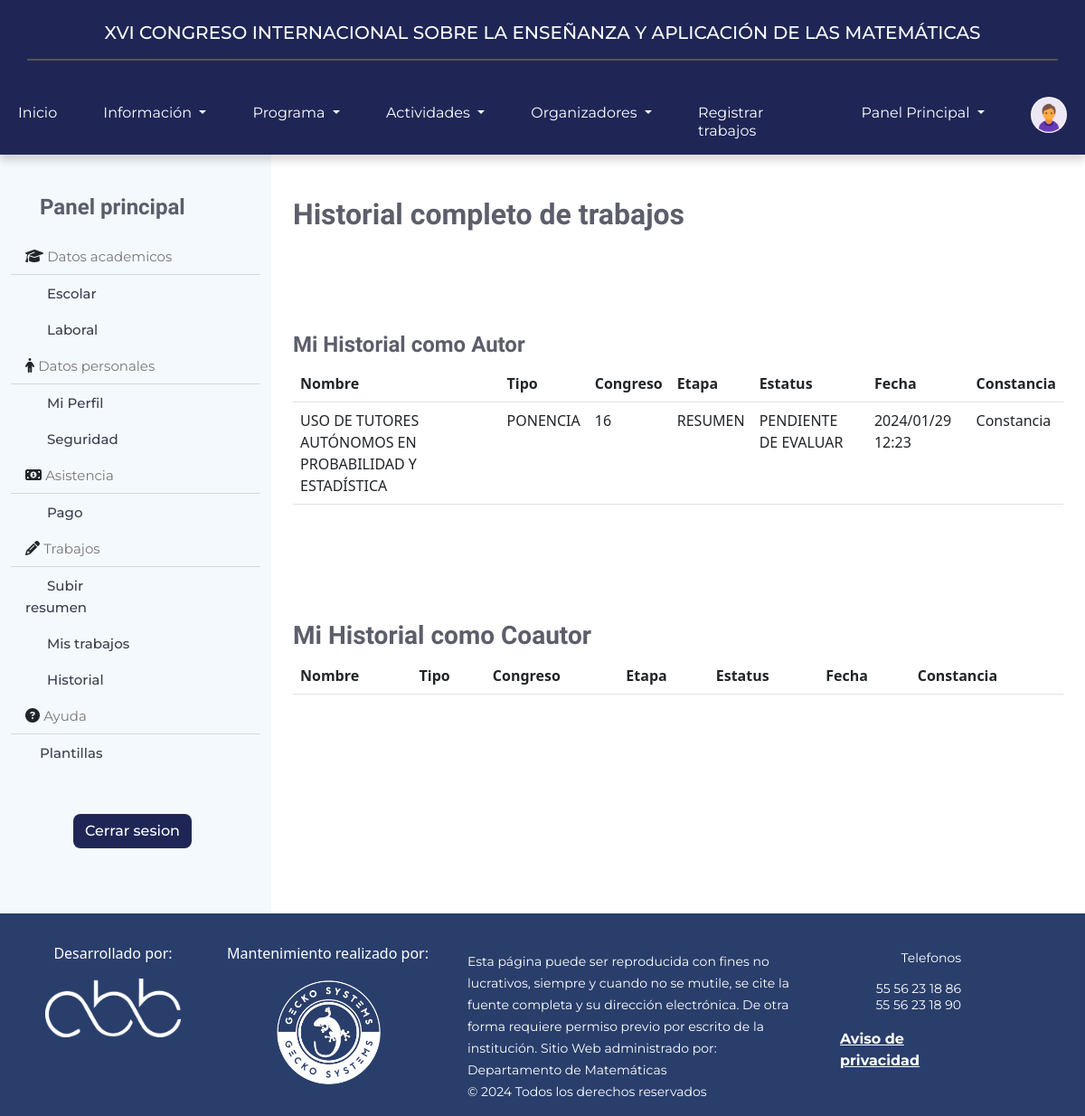
The page /components/historial/historial.php (signed in) on the database its author committed.
### tables this page shows
CREATE TABLE `recursos_pagprin` (
  `idRecurso` int(11) NOT NULL AUTO_INCREMENT,
  `color_congreso` varchar(10) NOT NULL,
  `nombre_congreso` varchar(100) NOT NULL,
  `logo2_congreso` varchar(100) NOT NULL,
  `cartel_congreso` varchar(100) NOT NULL,
  `banner_congreso` varchar(100) NOT NULL,
  `pat1` varchar(100) NOT NULL,
  `pat2` varchar(100) NOT NULL,
  `pat3` varchar(100) NOT NULL,
  `pat4` varchar(100) NOT NULL,
  `pat5` varchar(100) NOT NULL,
  PRIMARY KEY (`idRecurso`)
);

CREATE TABLE `ponencia` (
  `id_ponencia` varchar(20) NOT NULL,
  `titulo_ponencia` varchar(200) DEFAULT NULL,
  `resumen_ponencia` text DEFAULT NULL,
  `referencia_ponencia` text DEFAULT NULL,
  `video_ponencia` text DEFAULT NULL,
  `fecha_ponencia` date DEFAULT NULL,
  `id_congreso` int(3) NOT NULL,
  `id_tipo_ponencia` int(2) DEFAULT NULL,
  `id_categoria` int(3) DEFAULT NULL,
  `id_usuario_registra` int(7) DEFAULT NULL,
  `fecha_registro_ponencia` datetime(6) DEFAULT NULL,
  `id_usuario_evalua` int(7) DEFAULT NULL,
  PRIMARY KEY (`id_ponencia`,`id_congreso`),
  KEY `fk_ponencia_congreso` (`id_congreso`),
  KEY `fk_ponencia_tipo_ponencia` (`id_tipo_ponencia`),
  KEY `fk_ponencia_categoria` (`id_categoria`),
  KEY `fk_ponencia_usuario_registra` (`id_usuario_registra`),
  KEY `fk_ponencia_usuario_evalua` (`id_usuario_evalua`),
  CONSTRAINT `fk_ponencia_categoria` FOREIGN KEY (`id_categoria`) REFERENCES `categoria` (`id_categoria`) ON DELETE CASCADE ON UPDATE CASCADE,
  CONSTRAINT `fk_ponencia_congreso` FOREIGN KEY (`id_congreso`) REFERENCES `congreso` (`id_congreso`) ON DELETE CASCADE ON UPDATE CASCADE,
  CONSTRAINT `fk_ponencia_tipo_ponencia` FOREIGN KEY (`id_tipo_ponencia`) REFERENCES `tipo_ponencia` (`id_tipo_ponencia`) ON DELETE CASCADE ON UPDATE CASCADE,
  CONSTRAINT `fk_ponencia_usuario_evalua` FOREIGN KEY (`id_usuario_evalua`) REFERENCES `usuario` (`id_usuario`),
  CONSTRAINT `fk_ponencia_usuario_registra` FOREIGN KEY (`id_usuario_registra`) REFERENCES `usuario` (`id_usuario`) ON DELETE CASCADE ON UPDATE CASCADE
);

CREATE TABLE `tipo_ponencia` (
  `id_tipo_ponencia` int(3) NOT NULL,
  `categoria_ponencia` varchar(50) DEFAULT NULL,
  PRIMARY KEY (`id_tipo_ponencia`)
);

CREATE TABLE `revision` (
  `id_revision` varchar(50) NOT NULL,
  `descripcion_revision` text DEFAULT NULL,
  `fecha_revision` datetime(6) DEFAULT NULL,
  `estatus_revision` varchar(15) DEFAULT NULL,
  `descripcion_general_revision` text DEFAULT NULL,
  PRIMARY KEY (`id_revision`)
);

### public_html/modelo/traerDatosPerfil.php (called while the page is built, shortened)
<?php
    require "conexion.php";
    $idUsuario=$_SESSION["id"];
    $datosPerfilUsuario = "SELECT * FROM usuario WHERE id_usuario = '$idUsuario'";
    $res = mysqli_query($conexion, $datosPerfilUsuario);
    $fetch = mysqli_fetch_assoc($res);
    $emailUsuario=$fetch['email_usuario'];
?>

### public_html/modelo/completarPerfil.php (called while the page is built, shortened)
<?php
    require "conexion.php";
    require "traerDatosPerfil.php";
    $completarPerfil = "SELECT * FROM usuario
    INNER JOIN semblanza ON usuario.id_usuario=semblanza.id_usuario
    INNER JOIN trayectoria_laboral ON usuario.id_trayectoria_laboral=trayectoria_laboral.id_trayectoria_laboral
    WHERE email_usuario ='$emailUsuario'";
    $resCompletarPerfil = mysqli_query($conexion, $completarPerfil);
    $fetchCompletarPerfil=mysqli_fetch_assoc($resCompletarPerfil);
    $estadoUsuario = $fetchCompletarPerfil['estado_usuario'];
?>

### public_html/modelo/trabajosRegistrados.php (called while the page is built, shortened)
<?php
    require "traerCongresoActual.php";
    $consTrabajosRegistradosHistorial = "SELECT * FROM ponencia WHERE id_usuario_registra='$_SESSION[id]'";
    $resTrabajosRegistradosHistorial = mysqli_query($conexion, $consTrabajosRegistradosHistorial);
?>

### public_html/Layouts/historialTrabajosAutor.php (the view, shortened to what this page needs)
<div class="table-responsive mt-5 mb-5 pt-3 ">
    <h4 class="mt-5">Mi Historial como Autor</h4>
    <table class="table">
    <thead>
        <tr>
        <th scope="col-xl-3 col-lg-3 col-md-3 ">Nombre</th>
        <th scope="col-xl-2 col-lg-2 col-md-2  ">Tipo</th>
        <th scope="col-xl-1 col-lg-1 col-md-1 ">Congreso</th>
        <th scope="col-xl-2 col-lg-2 col-md-2 ">Etapa</th>
        <th scope="col-xl-2 col-lg-2 col-md-2 ">Estatus</th>
        <th scope="col-xl-2 col-lg-2 col-md-2 ">Fecha</th>
        <th scope="col-xl-2 col-lg-2 col-md-2  ">Constancia</th>
        </tr>
    </thead>
    <tbody>
        <?php
            require "../../modelo/trabajosRegistrados.php";
                while($fetchTrabajosRegistradosHistorial = mysqli_fetch_assoc($resTrabajosRegistradosHistorial)){
                    $tituloPonencia=$fetchTrabajosRegistradosHistorial['titulo_ponencia'];
                    $idPonencia=$fetchTrabajosRegistradosHistorial['id_ponencia'];
                    $idTipoPonencia=$fetchTrabajosRegistradosHistorial['id_tipo_ponencia'];
                    $idUsuarioEvalua=$fetchTrabajosRegistradosHistorial['id_usuario_evalua'];
                    $idCongreso=$fetchTrabajosRegistradosHistorial['id_congreso'];
                    if($idUsuarioEvalua!=""){
                        $consUsuarioRevisiones = "SELECT * FROM usuario_revision_ponencia WHERE id_ponencia='$idPonencia'";
                        $resUsuarioRevisiones = mysqli_query($conexion, $consUsuarioRevisiones);
                        $fetchUsuarioRevisiones = mysqli_fetch_assoc($resUsuarioRevisiones);
                        if($fetchUsuarioRevisiones){
                            $consUsuarioRevisionPonencia = "SELECT * FROM revision WHERE revision.fecha_revision=(SELECT MAX(fecha_revision) FROM revision
                            INNER JOIN usuario_revision_ponencia ON revision.id_revision=usuario_revision_ponencia.id_revision_ponencia
                            WHERE usuario_revision_ponencia.id_ponencia='$idPonencia')";
                            $resUsuarioRevisionPonencia = mysqli_query($conexion, $consUsuarioRevisionPonencia);
                            $fetchUsuarioRevisionPonencia = mysqli_fetch_assoc($resUsuarioRevisionPonencia);
                            $estadoRevisionPonencia=$fetchUsuarioRevisionPonencia['estatus_revision'];
                            $descripcionRevisionPonencia=$fetchUsuarioRevisionPonencia['descripcion_revision'];
                            $fechaRevisionPonencia=$fetchUsuarioRevisionPonencia['fecha_revision'];
                            $date = date_create($fechaRevisionPonencia);
                            $fechaRevisionPonenciaFormato=date_format($date,"Y/m/d H:i");
                            $consTipoPonencia = "SELECT * FROM tipo_ponencia WHERE id_tipo_ponencia='$idTipoPonencia'";
                            $resTipoPonencia = mysqli_query($conexion, $consTipoPonencia);
                            $fetchTipoPonencia = mysqli_fetch_assoc($resTipoPonencia);
                            $categoriaPonencia=$fetchTipoPonencia['categoria_ponencia'];
                            if($estadoRevisionPonencia==''){
                                $estadoRevisionPonencia='PENDIENTE DE EVALUAR';
                            }
            ?>
        <tr>
            <th scope="col-xl-3 col-lg-3 col-md-3 " class="fw-light"><?php echo $tituloPonencia ?></th>
            <th scope="col-xl-2 col-lg-2 col-md-2 " class="fw-light"><?php echo $categoriaPonencia ?></th>
            <th scope="col-xl-1 col-lg-1 col-md-1 " class="fw-light"><?php echo $idCongreso ?></th>
            <th scope="col-xl-2 col-lg-2 col-md-2 " class="fw-light"><?php echo $descripcionRevisionPonencia ?></th>
            <th scope="col-xl-2 col-lg-2 col-md-2 " class="fw-light"><?php echo $estadoRevisionPonencia ?></th>
            <th scope="col-xl-2 col-lg-2 col-md-2 " class="fw-light"><?php echo $fechaRevisionPonenciaFormato ?></th>
            <th scope="col-xl-2 col-lg-2 col-md-2 " class="fw-light">Constancia</th>
        </tr>
            <?php
                        }
                    }
                }
            ?>
    </tbody>
</table>
</div>

### public_html/Layouts/nav.php (shortened to what this page needs)
<?php
if (!empty($_SESSION['correoElectronico'])) {
  require_once $_SERVER["DOCUMENT_ROOT"] . "/desarrollo/modelo/traerFoto.php";
  require_once $_SERVER["DOCUMENT_ROOT"] . "/desarrollo/modelo/completarPerfil.php";
}
?>
<?php
$valorColor = "SELECT color_congreso FROM recursos_pagprin WHERE idRecurso = '1'";
$color = mysqli_query($conexion, $valorColor);
$rowColor = $color->fetch_assoc();
$colorHex = $rowColor['color_congreso'];
$nombreC = "SELECT nombre_congreso FROM recursos_pagprin WHERE idRecurso = '1'";
$queryNom = mysqli_query($conexion, $nombreC);
$rowNombre = $queryNom->fetch_assoc();
$congresoNombre = $rowNombre['nombre_congreso'];
?>
<div class="container-fluid text-center py-4 backgronund col-xl-12 col-lg-12 col-md-12"
  style="background-color: <?php echo $colorHex; ?>;">
  <span class="texto">
    <?php echo $congresoNombre; ?>
  </span>
  <hr class="container linea mt-3">
</div>
<nav class="navbar navbar-expand-lg backgronund pb-2 z-index-2  position-absolute"
  style="background-color: <?php echo $colorHex; ?>;">
  <div class=" container-fluid">
  <div class="collapse navbar-collapse " id="navbarNavDropdown">
    <ul class="navbar-nav centrar sinEspacio">
      <li class="nav-item">
        <a id="inicio" class="nav-link active a-nav mt-2" aria-current="page" href="../index.php">Inicio</a>
      </li>
      <li class="nav-item dropdown ">
        <a class="nav-link dropdown-toggle a-nav mt-2" href="#" role="button" data-bs-toggle="dropdown"
          aria-expanded="false">
          Información
        </a>
      </li>
      <li class="nav-item dropdown">
        <a class="nav-link dropdown-toggle a-nav mt-2" href="#" role="button" data-bs-toggle="dropdown"
          aria-expanded="false">
          Programa
        </a>
      </li>
      <li class="nav-item dropdown">
        <a class="nav-link dropdown-toggle a-nav mt-2" href="#" role="button" data-bs-toggle="dropdown"
          aria-expanded="false">
          Actividades
        </a>
      </li>
      <li class="nav-item dropdown">
        <a class="nav-link dropdown-toggle a-nav mt-2" href="#" role="button" data-bs-toggle="dropdown"
          aria-expanded="false">
          Organizadores
        </a>
      </li>
      <?php
      if (!empty($_SESSION['correoElectronico']) && $estadoUsuario == 'A') {
        ?>
        <li class="nav-item">
          <a class="nav-link a-nav mt-2" href="/desarrollo/components/subirResumen/subirResumen.php">Registrar trabajos</a>
        </li>
      <?php }
      ?>
      <li class="nav-item dropdown">
        <a class="nav-link dropdown-toggle a-nav mt-2" href="#" role="button" data-bs-toggle="dropdown"
          aria-expanded="false">
          <?php
          if (!empty($_SESSION['correoElectronico'])) {
            ?>
            Panel Principal
          <?php }
            ?>
        </a>
      </li>
      <li class="nav-item">
        <a class="nav-link " href="/desarrollo/components/perfil/perfil.php" role="button" aria-expanded="false">
          <?php
          if (!empty($_SESSION["correoElectronico"])) {
            if (!empty($index)) {
              ?>
              <img src="<?php echo $_SESSION["foto"]
                    ?>" class="rounded-circle" alt="Foto de Perfil" width="40" height="40" vertical-align="middle">
              <?php
            } else { ?>
              <img src="<?php echo $_SESSION["foto"]
                    ?>" class="rounded-circle" alt="Foto de Perfil" width="40" height="40" vertical-align="middle">
              <?php
            }
          } else {
            ?>
            <img src="/desarrollo/src/fotos_usuarios/picProfileNull.png" class="rounded-circle" alt="Foto de Perfil" width="40"
              height="40" vertical-align="middle">
            <?php
          }
          ?>
        </a>
      </li>
    </ul>
  </div>
  </div>
</nav>

### public_html/styles.css (style rules this page uses)
html, body { max-width: 100vw !important; padding: 0px; overflow-x: hidden !important; margin: 0; height: 100%; }
.backgronund { position: static !important; z-index: 10000; }
.linea { margin: auto; border: solid 1px #ffd828 !important; z-index: 1000; }
.texto { font-family: "Montserrat", sans-serif; font-style: normal; font-weight: 500; font-size: 18px; line-height: 24px; color: #fff; }
nav { filter: drop-shadow(0px 7px 4px rgba(0, 0, 0, 0.14)); z-index: 3000 !important; padding-right: 25%; padding-left: 25%; }
.centrar { gap: 2.2rem; margin: 0 auto; }
a { font-family: "Montserrat" !important; font-style: normal; font-weight: 500; font-size: 16px; line-height: 20px; }
.a-nav { font-family: "Montserrat" !important; font-style: normal; font-weight: 400; font-size: 16px; line-height: 20px; color: #fff !important; }
h4 { font-family: "Inter Tight", sans-serif; font-style: normal; font-weight: 700; color: rgba(59, 61, 77, 0.83); }

### public_html/components/asistenciaPago/pago.css (style rules this page uses)
.texto { font-size: 20px; font-weight: 500; font-family: 'Montserrat'; border-color: #7A7676; }

### rows shown on the page
recursos_pagprin: nombre_congreso "XVI CONGRESO INTERNACIONAL SOBRE LA ENSEÑANZA Y APLICACIÓN DE LAS MATEMÁTICAS"
ponencia: titulo_ponencia "USO DE TUTORES AUTÓNOMOS EN PROBABILIDAD Y ESTADÍSTICA", id_tipo_ponencia.categoria_ponencia "PONENCIA", id_congreso "16", revision.descripcion_revision "RESUMEN", estadoRevisionPonencia "PENDIENTE DE EVALUAR", revision.fecha_revision "2024/01/29 12:23"
